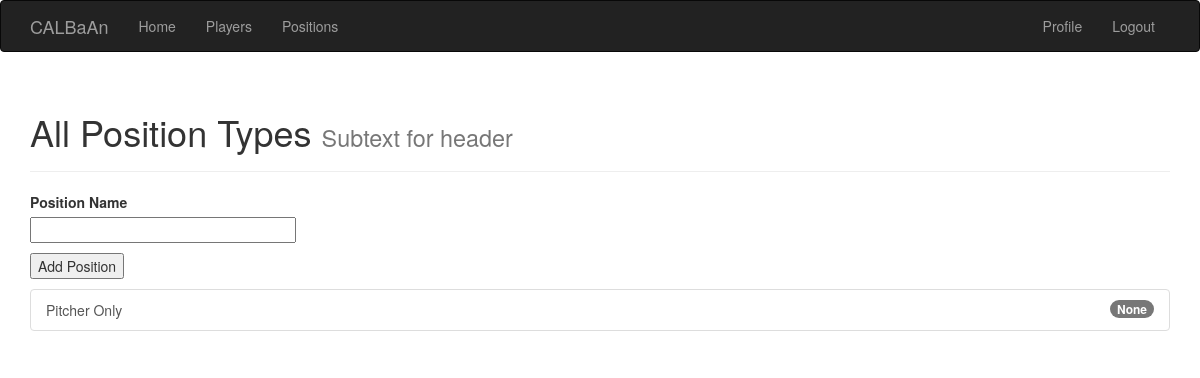
Before: /positions (signed in) with the older database file.
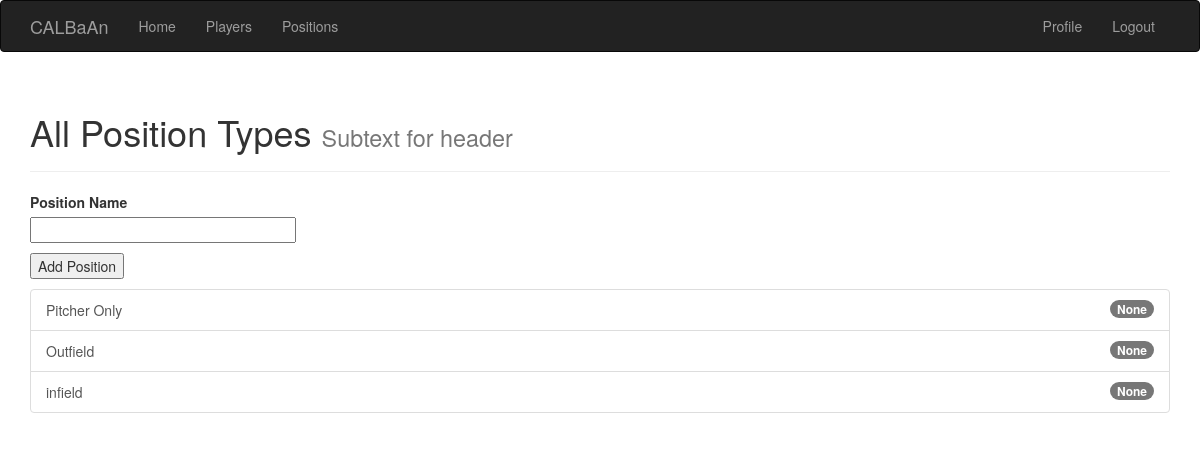
After: the same page with the newer database file.
### app/models.py (models this page shows, shortened)
class Position(db.Model):
	id = db.Column(db.Integer, primary_key=True)
	position_name = db.Column(db.String(120), index=True, unique=True)
	num_players = db.Column(db.Integer)

### app/routes.py (the view)
@app.route('/positions', methods=['GET', 'POST'])
@login_required
def positions():
	form = PositionForm()
	if form.validate_on_submit():
		position = Position(position_name=form.position_name.data)
		db.session.add(position)
		db.session.commit()
		flash('Position successfully added')
	positions = Position.query.all()
	return render_template("positions.html", title="Positions", positions=positions, form=form)

### app/forms.py
class PositionForm(FlaskForm):
	position_name = StringField('Position Name', validators=[DataRequired()])
	submit = SubmitField('Add Position')

### app/models.py (called while the page is built)
@login.user_loader
def load_user(id):
	return User.query.get(int(id))

### app/templates/positions.html (shortened to what this page needs)
{% extends 'base.html' %}
{% block app_content %}
<div class="page-header">
  <h1>All Position Types <small>Subtext for header</small></h1>
</div>
<form action="" method="post">
        <p>
            {{ form.position_name.label }}<br>
            {{ form.position_name(size=32) }}<br>
        </p>
        <p>{{ form.submit() }}</p>
    </form>
<ul class="list-group">
	{% for position in positions %}
  <button type="button" class="list-group-item">
    <span class="badge">{{ position.num_players }}</span>
    {{ position.position_name }}
  </button>
  	{% endfor %}
</ul>
{% endblock %}

### app/templates/base.html (shortened to what this page needs)
{% extends 'bootstrap/base.html'%}
{% block navbar %}
	<nav class="navbar navbar-inverse">
        <div class="container">
            <div class="navbar-header">
                <a class="navbar-brand" href="{{ url_for('index') }}">CALBaAn</a>
            </div>
            <div class="collapse navbar-collapse" id="bs-example-navbar-collapse-1">
                <ul class="nav navbar-nav">
                    <li><a href="{{ url_for('index') }}">Home</a></li>
                    <li><a href="{{ url_for('players') }}">Players</a></li>
                    <li><a href="{{ url_for('positions') }}">Positions</a></li>
                </ul>
                <ul class="nav navbar-nav navbar-right">
                    {% if current_user.is_anonymous %}
                    <li><a href="{{ url_for('login') }}">Login</a></li>
                    {% else %}
                    <li><a href="">Profile</a></li>
                    <li><a href="{{ url_for('logout') }}">Logout</a></li>
                    {% endif %}
                </ul>
            </div>
        </div>
    </nav>
{% endblock %}
{% block content %}
    <div class="container">
        {% block app_content %}{% endblock %}
    </div>
{% endblock %}

Changed rows visible on the page:
added Position: num_players "None", position_name "Outfield"
added Position: num_players "None", position_name "infield"
